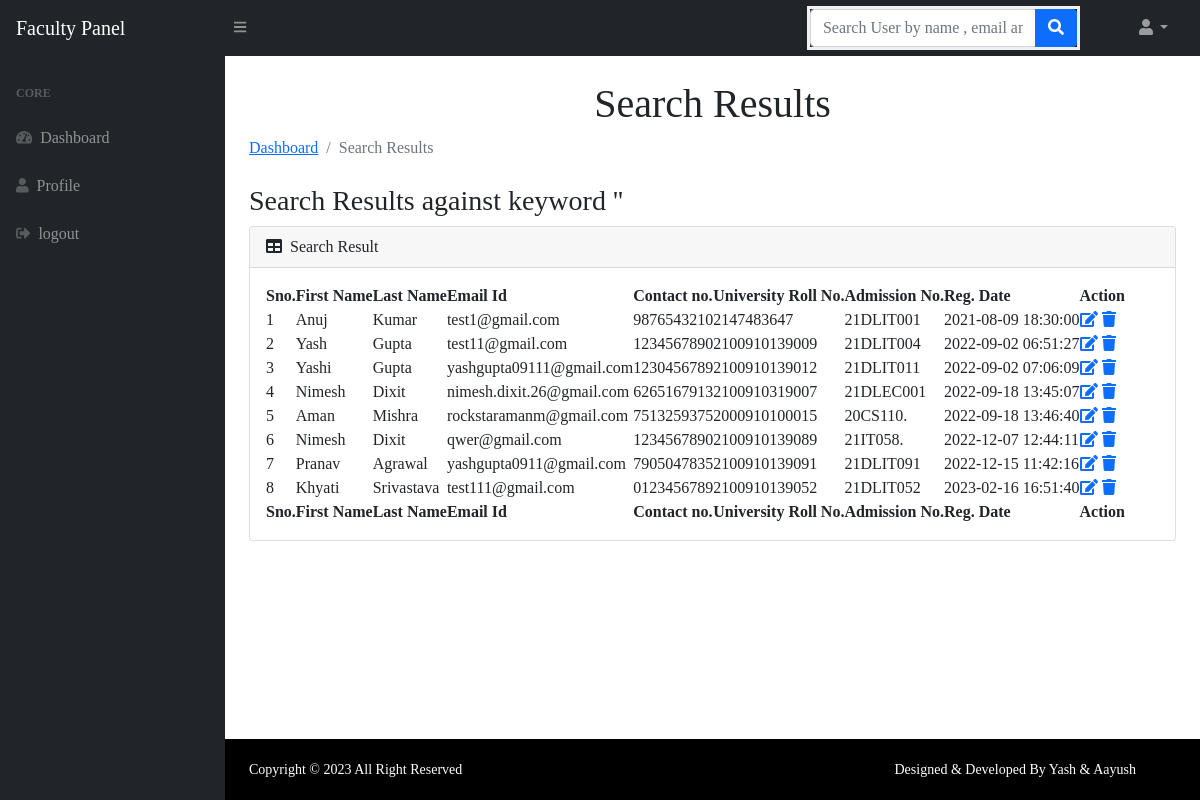
Screenshot of /loginsystem/faculty/search-result.php (signed in) with the database file from the repository.
### tables this page shows
CREATE TABLE `users` (
  `id` int(11) NOT NULL,
  `year` int(11) DEFAULT NULL,
  `semester` int(11) DEFAULT NULL,
  `section` varchar(11) DEFAULT NULL,
  `fname` varchar(255) DEFAULT NULL,
  `lname` varchar(255) DEFAULT NULL,
  `email` varchar(255) DEFAULT NULL,
  `urollno` bigint(13) DEFAULT NULL,
  `addno` varchar(9) DEFAULT NULL,
  `password` varchar(300) DEFAULT NULL,
  `contactno` varchar(11) DEFAULT NULL,
  `img` varchar(255) DEFAULT NULL,
  `posting_date` timestamp NOT NULL DEFAULT current_timestamp(),
  `feedback` int(11) NOT NULL DEFAULT 0,
  `activationcode` varchar(255) NOT NULL,
  `status` int(11) NOT NULL
);

### loginsystem/faculty/search-result.php (the view, shortened to what this page needs)
<?php session_start();
include_once('../includes/config.php');
if (strlen($_SESSION['facultyid']==0)) {
  header('location:logout.php');
  } else{ ?>
<!DOCTYPE html>
<html lang="en">
<head>
    <link href="https://cdn.jsdelivr.net/npm/simple-datatables@latest/dist/style.css" rel="stylesheet" />
    <link href="../css/styles.css" rel="stylesheet" />
    <link href="../css/style.css" rel="stylesheet" />
</head>
<body class="sb-nav-fixed">
    <?php include_once('includes/navbar.php');?>
    <div id="layoutSidenav">
        <?php include_once('includes/sidebar.php');?>
        <div id="layoutSidenav_content">
            <main>
                <div class="container-fluid px-4">
                    <h1 class="mt-4">
                        Search Results</h1>
                    <ol class="breadcrumb mb-4">
                        <li class="breadcrumb-item"><a href="dashboard.php">Dashboard</a></li>
                        <li class="breadcrumb-item active">Search Results</li>
                    </ol>
                    <h3>Search Results against keyword '<?php echo $_POST['searchkey'];?>'</h3>
                    <div class="card mb-4">
                        <div class="card-header">
                            <i class="fas fa-table me-1"></i>
                            Search Result
                        </div>
                        <div class="card-body">
                            <table id="datatablesSimple">
                                <thead>
                                    <tr>
                                        <th>Sno.</th>
                                        <th>First Name</th>
                                        <th> Last Name</th>
                                        <th> Email Id</th>
                                        <th>Contact no.</th>
                                        <th>University Roll No.</th>
                                        <th>Admission No.</th>
                                        <th>Reg. Date</th>
                                        <th>Action</th>
                                    </tr>
                                </thead>
                                <tfoot>
                                    <tr>
                                        <th>Sno.</th>
                                        <th>First Name</th>
                                        <th> Last Name</th>
                                        <th> Email Id</th>
                                        <th>Contact no.</th>
                                        <th>University Roll No.</th>
                                        <th>Admission No.</th>
                                        <th>Reg. Date</th>
                                        <th>Action</th>
                                    </tr>
                                </tfoot>
                                <tbody>
                                    <?php
$searchkey=$_POST['searchkey'];
$ret=mysqli_query($con,"select * from users where (fname like '%$searchkey%' || email like '%$searchkey%' || contactno like '%$searchkey%')");
                              $cnt=1;
                              while($row=mysqli_fetch_array($ret))
                              {?>
                                    <tr>
                                        <td><?php echo $cnt;?></td>
                                        <td><?php echo $row['fname'];?></td>
                                        <td><?php echo $row['lname'];?></td>
                                        <td><?php echo $row['email'];?></td>
                                        <td><?php echo $row['contactno'];?></td>
                                        <td><?php echo $row['urollno'];?></td>
                                        <td><?php echo $row['addno'];?></td>
                                        <td><?php echo $row['posting_date'];?></td>
                                        <td>
                                            <a href="user-profile.php?uid=<?php echo $row['id'];?>">
                                                <i class="fas fa-edit"></i></a>
                                            <a href="manage-users.php?id=<?php echo $row['id'];?>"
                                                onClick="return confirm('Do you really want to delete');"><i
                                                    class="fa fa-trash" aria-hidden="true"></i></a>
                                        </td>
                                    </tr>
                                    <?php $cnt=$cnt+1; }?>
                                </tbody>
                            </table>
                        </div>
                    </div>
                </div>
            </main>
            <?php include('../includes/footer.php');?>
        </div>
    </div>
</body>
</html>
<?php } ?>

### loginsystem/css/style.css (style rules this page uses)
* { margin: 0; padding: 0; font-family: 'Times New Roman', Times, serif !important; }

### rows the page displays
users: fname "Anuj", lname "Kumar", email "test1@gmail.com", contactno "9876543210", urollno "2147483647", addno "21DLIT001", posting_date "2021-08-09 18:30:00"
users: fname "Yash", lname "Gupta", email "test11@gmail.com", contactno "1234567890", urollno "2100910139009", addno "21DLIT004", posting_date "2022-09-02 06:51:27"
users: fname "Yashi", lname "Gupta", email "yashgupta09111@gmail.com", contactno "1230456789", urollno "2100910139012", addno "21DLIT011", posting_date "2022-09-02 07:06:09"
users: fname "Nimesh", lname "Dixit", email "nimesh.dixit.26@gmail.com", contactno "6265167913", urollno "2100910319007", addno "21DLEC001", posting_date "2022-09-18 13:45:07"
users: fname "Aman", lname "Mishra", email "rockstaramanm@gmail.com", contactno "7513259375", urollno "2000910100015", addno "20CS110.", posting_date "2022-09-18 13:46:40"
users: fname "Nimesh", lname "Dixit", email "qwer@gmail.com", contactno "1234567890", urollno "2100910139089", addno "21IT058.", posting_date "2022-12-07 12:44:11"
users: fname "Pranav", lname "Agrawal", email "yashgupta0911@gmail.com", contactno "7905047835", urollno "2100910139091", addno "21DLIT091", posting_date "2022-12-15 11:42:16"
users: fname "Khyati", lname "Srivastava", email "test111@gmail.com", contactno "0123456789", urollno "2100910139052", addno "21DLIT052", posting_date "2023-02-16 16:51:40"
